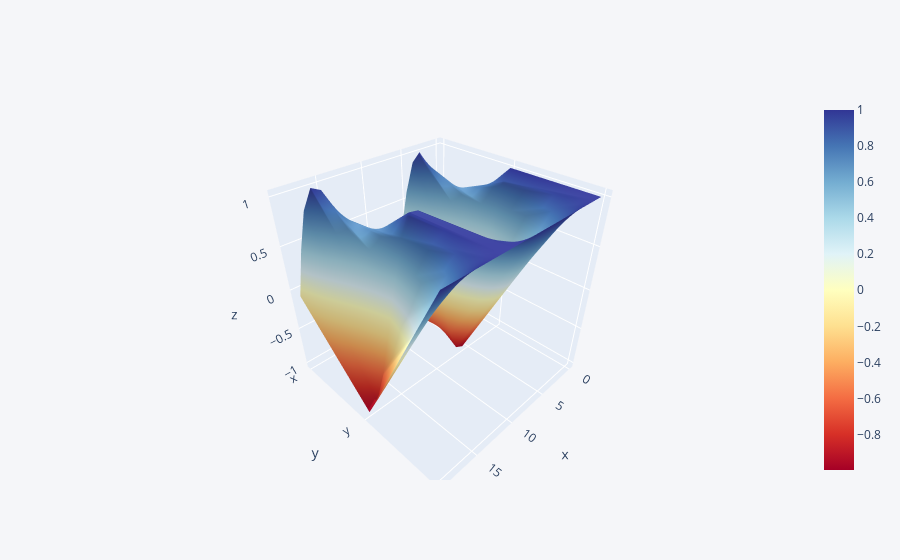

The code cell stored with this chart in its notebook:
### Code cell
import numpy as np
theta=np.arange(0,10,0.5)
X = np.sin(theta)
Y = np.cos(theta)
Z = X**2+Y**2
df3 = pd.DataFrame({'x':X,'y':Y,'z':Z})
print(df3.head())
df3.iplot(kind='surface',colorscale='rdylbu')

### Figure 1 — Plotly figure (JSON) as saved in the notebook; plotly's stock layout.template omitted (floating-point values rounded to 4 significant figures)
{"data": [{"colorscale": [[0, "rgb(165,0,38)"], [0.1, "rgb(215,48,39)"], [0.2, "rgb(244,109,67)"], [0.3, "rgb(253,174,97)"], [0.4, "rgb(254,224,144)"], [0.5, "rgb(255,255,191)"], [0.6, "rgb(224,243,248)"], [0.7, "rgb(171,217,233)"], [0.8, "rgb(116,173,209)"], [0.9, "rgb(69,117,180)"], [1, "rgb(49,54,149)"]], "type": "surface", "x": [0, 1, 2, 3, 4, 5, 6, 7, 8, 9, 10, 11, 12, 13, 14, 15, 16, 17, 18, 19], "y": ["x", "y", "z"], "z": [[0, 0.4794, 0.8415, 0.9975, 0.9093, 0.5985, 0.1411, -0.3508, -0.7568, -0.9775, -0.9589, -0.7055, -0.2794, 0.2151, 0.657, 0.938, 0.9894, 0.7985, 0.4121, -0.07515], [1, 0.8776, 0.5403, 0.07074, -0.4161, -0.8011, -0.99, -0.9365, -0.6536, -0.2108, 0.2837, 0.7087, 0.9602, 0.9766, 0.7539, 0.3466, -0.1455, -0.602, -0.9111, -0.9972], [1, 1, 1, 1, 1, 1.0, 1.0, 1, 1, 1.0, 1.0, 1, 1.0, 1.0, 1.0, 1, 1, 1, 1.0, 1]]}], "layout": {"legend": {"bgcolor": "#F5F6F9", "font": {"color": "#4D5663"}}, "paper_bgcolor": "#F5F6F9", "plot_bgcolor": "#F5F6F9", "title": {"font": {"color": "#4D5663"}}, "xaxis": {"gridcolor": "#E1E5ED", "showgrid": true, "tickfont": {"color": "#4D5663"}, "title": {"font": {"color": "#4D5663"}, "text": ""}, "zerolinecolor": "#E1E5ED"}, "yaxis": {"gridcolor": "#E1E5ED", "showgrid": true, "tickfont": {"color": "#4D5663"}, "title": {"font": {"color": "#4D5663"}, "text": ""}, "zerolinecolor": "#E1E5ED"}}}
